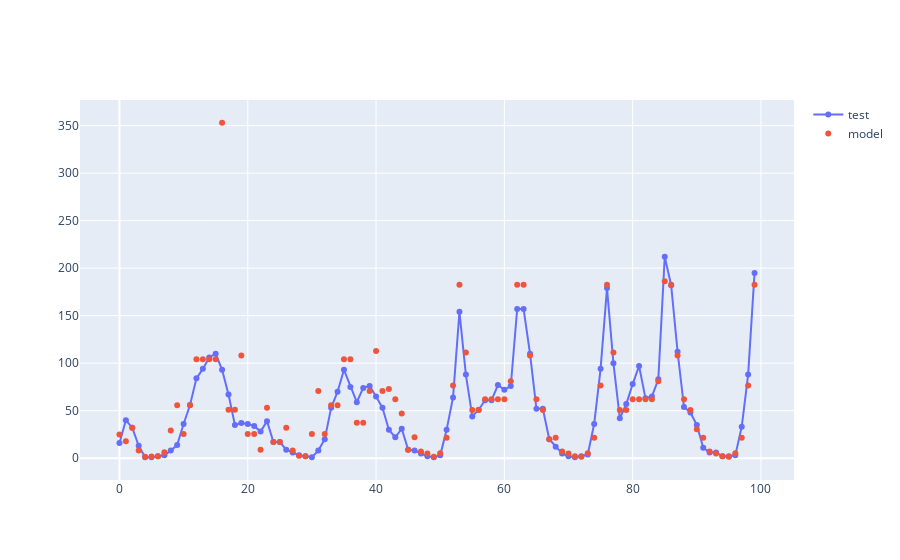

This figure's notebook cell:
### Markdown cell above
## a) Si usamos un arbol de decisión

### Code cell
x_tr, x_te, y_tr, y_te = train_test_split(X, Y, test_size=0.3)
tree = DecisionTreeRegressor(criterion='squared_error', max_depth = 9)
tree.fit(x_tr, y_tr)
y = tree.predict(X)
y_te_pr = tree.predict(x_te)
print('RMSE:', mean_squared_error(Y, y, squared=False))
print('RMSE:', mean_squared_error(y_te, y_te_pr, squared=False))
fig = go.Figure()
fig.add_trace(go.Scatter(y= Y.reshape(-1)[:100], mode='lines+markers', name='test'))
fig.add_trace(go.Scatter(y= y[:100], mode='markers', name='model'))
fig.show()

### Figure 1 — Plotly figure (JSON) as saved in the notebook; plotly's stock layout.template omitted (floating-point values rounded to 4 significant figures)
{"data": [{"mode": "lines+markers", "name": "test", "type": "scatter", "y": [16, 40, 32, 13, 1, 1, 2, 3, 8, 14, 36, 56, 84, 94, 106, 110, 93, 67, 35, 37, 36, 34, 28, 39, 17, 17, 9, 6, 3, 2, 1, 8, 20, 53, 70, 93, 75, 59, 74, 76, 65, 53, 30, 22, 31, 9, 8, 5, 2, 1, 3, 30, 64, 154, 88, 44, 51, 61, 61, 77, 72, 76, 157, 157, 110, 52, 52, 20, 12, 5, 2, 1, 2, 4, 36, 94, 179, 100, 42, 57, 78, 97, 63, 65, 83, 212, 182, 112, 54, 48, 35, 11, 6, 6, 2, 2, 3, 33, 88, 195]}, {"mode": "markers", "name": "model", "type": "scatter", "y": [25, 17.75, 32, 8, 1.5, 1.833, 2, 6.333, 29.09, 55.67, 25.4, 55.67, 104.1, 104.1, 104.1, 104.1, 353.0, 51, 51, 108, 25.4, 25.4, 9, 53, 17, 17, 32, 8, 2.5, 2, 25.4, 70.62, 25.4, 55.67, 55.67, 104.1, 104.1, 37.2, 37.2, 70.62, 112.9, 70.62, 72.92, 62.09, 47.07, 9, 22.17, 7, 4.929, 1.531, 5.129, 21.5, 76.61, 182.6, 111.3, 50.82, 50.82, 62.09, 62.09, 62.09, 62.09, 81.06, 182.6, 182.6, 108.2, 62.09, 50.82, 20, 21.5, 7, 4.929, 2.143, 1.531, 5.129, 21.5, 76.61, 182.6, 111.3, 50.82, 50.82, 62.09, 62.09, 62.09, 62.09, 81.06, 186.2, 182.6, 108.2, 62.09, 50.82, 30.5, 21.5, 7, 4.929, 2.143, 1.531, 5.129, 21.5, 76.61, 182.6]}], "layout": {}}
